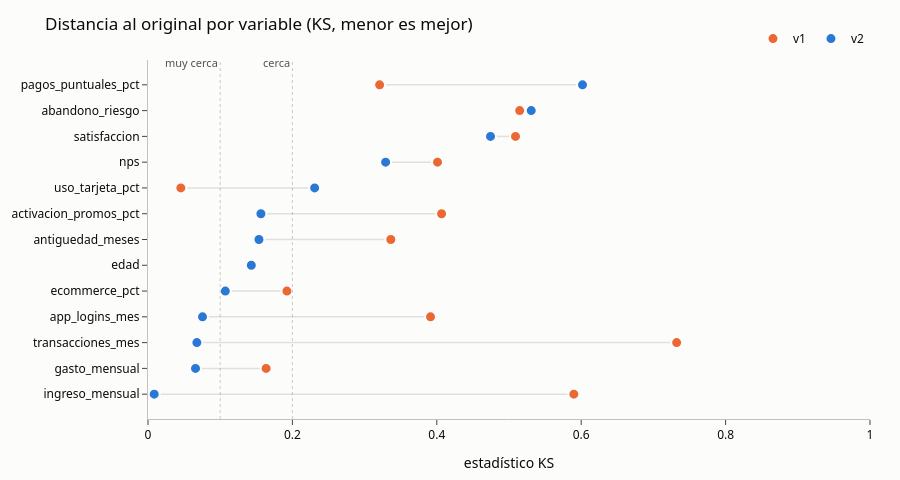

The notebook cell saved with this chart:
### Code cell
orden = comp.sort_values("KS v2").index
fig = go.Figure()
for n in ["v1", "v2"]:
    fig.add_scatter(y=orden, x=comp.loc[orden, f"KS {n}"], mode="markers", name=n,
                    marker=dict(color=COLOR_DS[n], size=11, line=dict(color="#fcfcfb", width=2)),
                    hovertemplate="%{y}<br>KS " + n + ": %{x:.3f}<extra></extra>")
for y in orden:   # conector v1 → v2
    fig.add_shape(type="line", x0=comp.loc[y, "KS v1"], x1=comp.loc[y, "KS v2"], y0=y, y1=y,
                  line=dict(color=GRIS, width=1.5), layer="below")
for x, t in [(0.10, "muy cerca"), (0.20, "cerca")]:
    fig.add_vline(x=x, line=dict(color="#52514e", dash="dot", width=1))
    fig.add_annotation(x=x, y=1.02, yref="paper", text=t, showarrow=False, xanchor="right", font=dict(size=11, color="#52514e"))
fig.update_layout(height=480, title="Distancia al original por variable (KS, menor es mejor)", xaxis_title="estadístico KS",
                  xaxis_range=[0, 1], legend=dict(orientation="h", y=1.1, x=1, xanchor="right"))
fig.show()

### Figure 1 — Plotly figure (JSON) as saved in the notebook; plotly's stock layout.template omitted (floating-point values rounded to 4 significant figures)
{"data": [{"hovertemplate": "%{y}<br>KS v1: %{x:.3f}<extra></extra>", "marker": {"color": "#eb6834", "line": {"color": "#fcfcfb", "width": 2}, "size": 11}, "mode": "markers", "name": "v1", "type": "scatter", "x": [0.5898, 0.1636, 0.7322, 0.3913, 0.1924, 0.1406, 0.3363, 0.4066, 0.0455, 0.401, 0.509, 0.5148, 0.3208], "y": ["ingreso_mensual", "gasto_mensual", "transacciones_mes", "app_logins_mes", "ecommerce_pct", "edad", "antiguedad_meses", "activacion_promos_pct", "uso_tarjeta_pct", "nps", "satisfaccion", "abandono_riesgo", "pagos_puntuales_pct"]}, {"hovertemplate": "%{y}<br>KS v2: %{x:.3f}<extra></extra>", "marker": {"color": "#2a78d6", "line": {"color": "#fcfcfb", "width": 2}, "size": 11}, "mode": "markers", "name": "v2", "type": "scatter", "x": [0.0086, 0.0658, 0.0677, 0.0755, 0.1071, 0.1431, 0.1537, 0.1564, 0.2308, 0.3291, 0.4744, 0.5308, 0.6018], "y": ["ingreso_mensual", "gasto_mensual", "transacciones_mes", "app_logins_mes", "ecommerce_pct", "edad", "antiguedad_meses", "activacion_promos_pct", "uso_tarjeta_pct", "nps", "satisfaccion", "abandono_riesgo", "pagos_puntuales_pct"]}], "layout": {"annotations": [{"font": {"color": "#52514e", "size": 11}, "showarrow": false, "text": "muy cerca", "x": 0.1, "xanchor": "right", "y": 1.02, "yref": "paper"}, {"font": {"color": "#52514e", "size": 11}, "showarrow": false, "text": "cerca", "x": 0.2, "xanchor": "right", "y": 1.02, "yref": "paper"}], "height": 480, "legend": {"orientation": "h", "x": 1, "xanchor": "right", "y": 1.1}, "shapes": [{"layer": "below", "line": {"color": "#a3a29c", "width": 1.5}, "type": "line", "x0": 0.5898, "x1": 0.0086, "y0": "ingreso_mensual", "y1": "ingreso_mensual"}, {"layer": "below", "line": {"color": "#a3a29c", "width": 1.5}, "type": "line", "x0": 0.1636, "x1": 0.0658, "y0": "gasto_mensual", "y1": "gasto_mensual"}, {"layer": "below", "line": {"color": "#a3a29c", "width": 1.5}, "type": "line", "x0": 0.7322, "x1": 0.0677, "y0": "transacciones_mes", "y1": "transacciones_mes"}, {"layer": "below", "line": {"color": "#a3a29c", "width": 1.5}, "type": "line", "x0": 0.3913, "x1": 0.0755, "y0": "app_logins_mes", "y1": "app_logins_mes"}, {"layer": "below", "line": {"color": "#a3a29c", "width": 1.5}, "type": "line", "x0": 0.1924, "x1": 0.1071, "y0": "ecommerce_pct", "y1": "ecommerce_pct"}, {"layer": "below", "line": {"color": "#a3a29c", "width": 1.5}, "type": "line", "x0": 0.1406, "x1": 0.1431, "y0": "edad", "y1": "edad"}, {"layer": "below", "line": {"color": "#a3a29c", "width": 1.5}, "type": "line", "x0": 0.3363, "x1": 0.1537, "y0": "antiguedad_meses", "y1": "antiguedad_meses"}, {"layer": "below", "line": {"color": "#a3a29c", "width": 1.5}, "type": "line", "x0": 0.4066, "x1": 0.1564, "y0": "activacion_promos_pct", "y1": "activacion_promos_pct"}, {"layer": "below", "line": {"color": "#a3a29c", "width": 1.5}, "type": "line", "x0": 0.0455, "x1": 0.2308, "y0": "uso_tarjeta_pct", "y1": "uso_tarjeta_pct"}, {"layer": "below", "line": {"color": "#a3a29c", "width": 1.5}, "type": "line", "x0": 0.401, "x1": 0.3291, "y0": "nps", "y1": "nps"}, {"layer": "below", "line": {"color": "#a3a29c", "width": 1.5}, "type": "line", "x0": 0.509, "x1": 0.4744, "y0": "satisfaccion", "y1": "satisfaccion"}, {"layer": "below", "line": {"color": "#a3a29c", "width": 1.5}, "type": "line", "x0": 0.5148, "x1": 0.5308, "y0": "abandono_riesgo", "y1": "abandono_riesgo"}, {"layer": "below", "line": {"color": "#a3a29c", "width": 1.5}, "type": "line", "x0": 0.3208, "x1": 0.6018, "y0": "pagos_puntuales_pct", "y1": "pagos_puntuales_pct"}, {"line": {"color": "#52514e", "dash": "dot", "width": 1}, "type": "line", "x0": 0.1, "x1": 0.1, "xref": "x", "y0": 0, "y1": 1, "yref": "y domain"}, {"line": {"color": "#52514e", "dash": "dot", "width": 1}, "type": "line", "x0": 0.2, "x1": 0.2, "xref": "x", "y0": 0, "y1": 1, "yref": "y domain"}], "title": {"text": "Distancia al original por variable (KS, menor es mejor)"}, "xaxis": {"range": [0, 1], "title": {"text": "estadístico KS"}}}}
